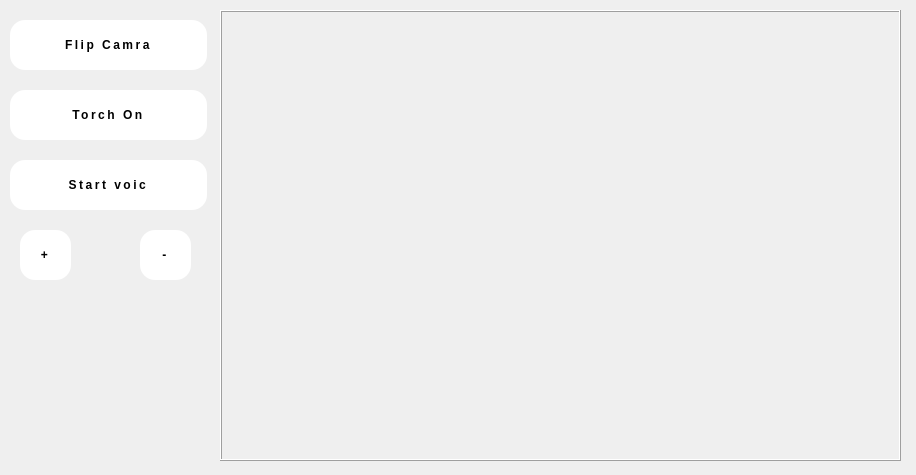
<?xml version="1.0" encoding="UTF-8"?>
<ui version="4.0">
 <class>Form</class>
 <widget class="QWidget" name="Form">
  <property name="geometry">
   <rect>
    <x>0</x>
    <y>0</y>
    <width>916</width>
    <height>475</height>
   </rect>
  </property>
  <property name="baseSize">
   <size>
    <width>100</width>
    <height>100</height>
   </size>
  </property>
  <property name="windowTitle">
   <string>Form</string>
  </property>
  <widget class="QWidget" name="gridLayoutWidget">
   <property name="geometry">
    <rect>
     <x>220</x>
     <y>10</y>
     <width>681</width>
     <height>451</height>
    </rect>
   </property>
   <layout class="QGridLayout" name="gridLayout">
    <property name="sizeConstraint">
     <enum>QLayout::SetDefaultConstraint</enum>
    </property>
    <item row="0" column="0">
     <widget class="QLabel" name="imgLabel">
      <property name="enabled">
       <bool>true</bool>
      </property>
      <property name="frameShape">
       <enum>QFrame::Box</enum>
      </property>
      <property name="frameShadow">
       <enum>QFrame::Raised</enum>
      </property>
      <property name="text">
       <string/>
      </property>
      <property name="scaledContents">
       <bool>true</bool>
      </property>
      <property name="alignment">
       <set>Qt::AlignCenter</set>
      </property>
     </widget>
    </item>
   </layout>
  </widget>
  <widget class="QPushButton" name="flipBtn">
   <property name="geometry">
    <rect>
     <x>10</x>
     <y>20</y>
     <width>197</width>
     <height>50</height>
    </rect>
   </property>
   <property name="styleSheet">
    <string notr="true">#flipBtn
{
padding: 1.3em 3em;
 font-size: 12px;
 text-transform: uppercase;
 letter-spacing: 2.5px;
 font-weight: 500;
 color: #000;
 background-color: #fff;
 border: none;
 border-radius: 15px;


}
#flipBtn:hover{
background-color: #2EE59D;
 color: #fff;


}
</string>
   </property>
   <property name="text">
    <string>Flip Camra</string>
   </property>
  </widget>
  <widget class="QPushButton" name="torchBtn">
   <property name="geometry">
    <rect>
     <x>10</x>
     <y>90</y>
     <width>197</width>
     <height>50</height>
    </rect>
   </property>
   <property name="styleSheet">
    <string notr="true">#torchBtn
{
padding: 1.3em 3em;
 font-size: 12px;
 text-transform: uppercase;
 letter-spacing: 2.5px;
 font-weight: 500;
 color: #000;
 background-color: #fff;
 border: none;
 border-radius: 15px;


}
#torchBtn:hover{
background-color: #2EE59D;
 color: #fff;


}
</string>
   </property>
   <property name="text">
    <string>Torch On</string>
   </property>
  </widget>
  <widget class="QPushButton" name="voicBtn">
   <property name="geometry">
    <rect>
     <x>10</x>
     <y>160</y>
     <width>197</width>
     <height>50</height>
    </rect>
   </property>
   <property name="styleSheet">
    <string notr="true">#voicBtn
{
padding: 1.3em 3em;
 font-size: 12px;
 text-transform: uppercase;
 letter-spacing: 2.5px;
 font-weight: 500;
 color: #000;
 background-color: #fff;
 border: none;
 border-radius: 15px;


}
#voicBtn:hover{
background-color: #2EE59D;
 color: #fff;


}
</string>
   </property>
   <property name="text">
    <string>Start voic</string>
   </property>
  </widget>
  <widget class="QPushButton" name="zoomInBtn">
   <property name="geometry">
    <rect>
     <x>20</x>
     <y>230</y>
     <width>51</width>
     <height>50</height>
    </rect>
   </property>
   <property name="styleSheet">
    <string notr="true">#zoomInBtn
{
padding: 1.3em 3em;
 font-size: 12px;
 text-transform: uppercase;
 letter-spacing: 2.5px;
 font-weight: 500;
 color: #000;
 background-color: #fff;
 border: none;
 border-radius: 15px;


}
#zoomInBtn:hover{
background-color: #2EE59D;
 color: #fff;


}
</string>
   </property>
   <property name="text">
    <string>+</string>
   </property>
  </widget>
  <widget class="QPushButton" name="zoomOutBtn">
   <property name="geometry">
    <rect>
     <x>140</x>
     <y>230</y>
     <width>51</width>
     <height>50</height>
    </rect>
   </property>
   <property name="styleSheet">
    <string notr="true">#zoomOutBtn
{
padding: 1.3em 3em;
 font-size: 12px;
 text-transform: uppercase;
 letter-spacing: 2.5px;
 font-weight: 500;
 color: #000;
 background-color: #fff;
 border: none;
 border-radius: 15px;


}
#zoomOutBtn:hover{
background-color: #2EE59D;
 color: #fff;


}
</string>
   </property>
   <property name="text">
    <string>-</string>
   </property>
  </widget>
 </widget>
 <resources/>
 <connections/>
</ui>
